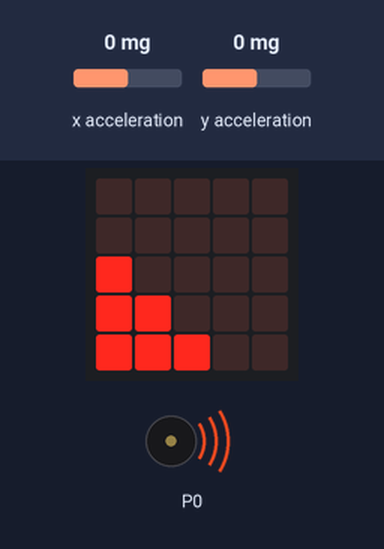
A program run on a simulated BBC micro:bit (MakeCode). Shown: the board's 5×5 LED display, buzzer (waves = sounding). Inputs (shaded band) come from the test bench; at power-on: x acceleration 0 mg, y acceleration 0 mg. Random numbers come from a fixed seed; the run ends where the board's game-over animation would start. At 13.2 s the program stops and its outputs stay as they are.

Above: at 0.1 s.
At 3.1 s:
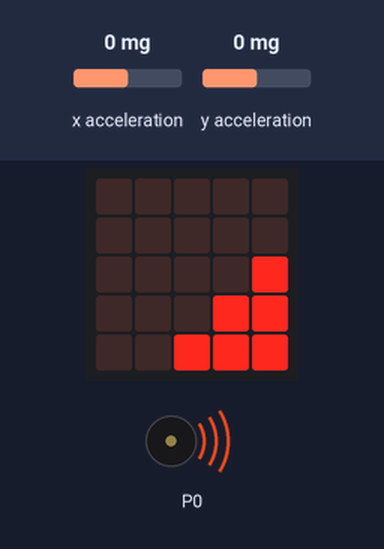
At 6.1 s:
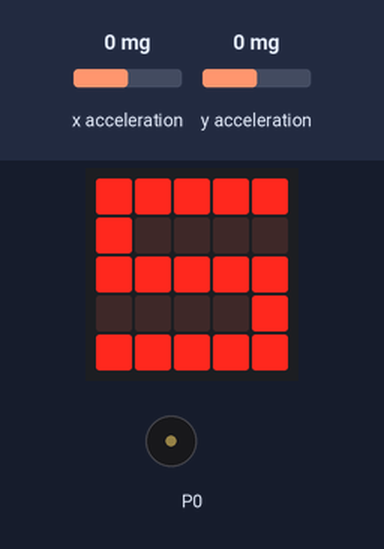
At 10.7 s:
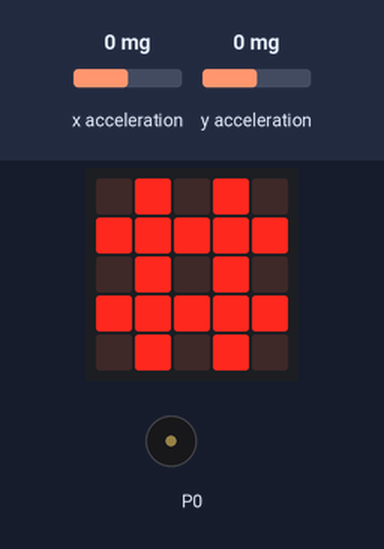
Timing chart, 0 to 14.4 s (numbered marks = the images above):
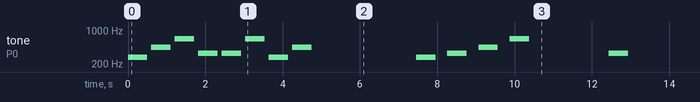

Measured:
- by itself, tone on P0: plays 277 Hz for 0.50 s, 440 Hz for 0.50 s, 659 Hz for 0.50 s, 330 Hz for 0.50 s, 330 Hz for 0.50 s, 659 Hz for 0.50 s … (13 notes in this stretch)
- what the display in image 1 shows lasts 0.6 s, from 3.0 s to 3.6 s
- what the display in image 2 shows lasts 1.4 s, from 6.1 s to 7.5 s

The program:

main.ts
```typescript
function introducao () {
    for (let index = 0; index < 2; index++) {
        criar_sequencia()
        for (let índice = 0; índice <= 3; índice++) {
            ativar_leds(sequencia[índice], 10)
        }
    }
    basic.showLeds(`
        # # . # #
        # # . # #
        . . . . .
        # . . . #
        . # # # .
        `)
    basic.showLeds(`
        # # . . .
        # # . # #
        . . . . .
        # . . . #
        . # # # .
        `)
    basic.showLeds(`
        # # . # #
        # # . # #
        . . . . .
        # . . . #
        . # # # .
        `)
    basic.clearScreen()
}
function criar_sequencia () {
    direcao = [
    "N",
    "O",
    "S",
    "L"
    ]
    temporaria = []
    sequencia = []
    for (let índice = 0; índice <= direcao.length - 1; índice++) {
        temporaria.push(direcao[índice])
    }
    for (let index = 0; index < 4; index++) {
        posicao = randint(0, temporaria.length - 1)
        sequencia.unshift(temporaria[posicao])
        temporaria.removeAt(posicao)
    }
}
function ativar_leds (seta: string, tempo_exposicao: number) {
    brilho = 9
    while (brilho > -1) {
        if (seta == "N") {
            led.plotBrightness(2, 0, Math.map(brilho, 0, 9, 0, 255))
            led.plotBrightness(3, 0, Math.map(brilho, 0, 9, 0, 255))
            led.plotBrightness(4, 0, Math.map(brilho, 0, 9, 0, 255))
            led.plotBrightness(3, 1, Math.map(brilho, 0, 9, 0, 255))
            led.plotBrightness(4, 1, Math.map(brilho, 0, 9, 0, 255))
            led.plotBrightness(4, 2, Math.map(brilho, 0, 9, 0, 255))
            if (brilho == 9) {
                music.playTone(440, music.beat(BeatFraction.Whole))
            }
        }
        if (seta == "L") {
            led.plotBrightness(4, 2, Math.map(brilho, 0, 9, 0, 255))
            led.plotBrightness(3, 3, Math.map(brilho, 0, 9, 0, 255))
            led.plotBrightness(4, 3, Math.map(brilho, 0, 9, 0, 255))
            led.plotBrightness(2, 4, Math.map(brilho, 0, 9, 0, 255))
            led.plotBrightness(3, 4, Math.map(brilho, 0, 9, 0, 255))
            led.plotBrightness(4, 4, Math.map(brilho, 0, 9, 0, 255))
            if (brilho == 9) {
                music.playTone(659, music.beat(BeatFraction.Whole))
            }
        }
        if (seta == "S") {
            led.plotBrightness(0, 2, Math.map(brilho, 0, 9, 0, 255))
            led.plotBrightness(0, 3, Math.map(brilho, 0, 9, 0, 255))
            led.plotBrightness(1, 3, Math.map(brilho, 0, 9, 0, 255))
            led.plotBrightness(0, 4, Math.map(brilho, 0, 9, 0, 255))
            led.plotBrightness(1, 4, Math.map(brilho, 0, 9, 0, 255))
            led.plotBrightness(2, 4, Math.map(brilho, 0, 9, 0, 255))
            if (brilho == 9) {
                music.playTone(277, music.beat(BeatFraction.Whole))
            }
        }
        if (seta == "O") {
            led.plotBrightness(0, 0, Math.map(brilho, 0, 9, 0, 255))
            led.plotBrightness(0, 1, Math.map(brilho, 0, 9, 0, 255))
            led.plotBrightness(0, 2, Math.map(brilho, 0, 9, 0, 255))
            led.plotBrightness(1, 0, Math.map(brilho, 0, 9, 0, 255))
            led.plotBrightness(1, 1, Math.map(brilho, 0, 9, 0, 255))
            led.plotBrightness(2, 0, Math.map(brilho, 0, 9, 0, 255))
            if (brilho == 9) {
                music.playTone(330, music.beat(BeatFraction.Whole))
            }
        }
        brilho += -1
        basic.pause(tempo_exposicao)
    }
}
let opcao_jogador = ""
let brilho = 0
let posicao = 0
let temporaria: string[] = []
let direcao: string[] = []
let sequencia: string[] = []
let velocidade = 30
game.setScore(0)
introducao()
criar_sequencia()
basic.forever(function () {
    while (!(game.isGameOver())) {
        basic.clearScreen()
        basic.showLeds(`
            # # # # #
            # . . . .
            # # # # #
            . . . . #
            # # # # #
            `)
        basic.pause(1000)
        basic.clearScreen()
        for (let índice = 0; índice <= sequencia.length - 1; índice++) {
            ativar_leds(sequencia[índice], velocidade)
        }
        basic.showString("#")
        basic.pause(1000)
        basic.clearScreen()
        for (let índice = 0; índice <= sequencia.length - 1; índice++) {
            opcao_jogador = "#"
            while (opcao_jogador == "#") {
                if (input.acceleration(Dimension.Y) < 40 && input.acceleration(Dimension.X) > 40) {
                    opcao_jogador = "N"
                }
                if (input.acceleration(Dimension.Y) > 40 && input.acceleration(Dimension.X) > 40) {
                    opcao_jogador = "L"
                }
                if (input.acceleration(Dimension.Y) > 40 && input.acceleration(Dimension.X) < 40) {
                    opcao_jogador = "S"
                }
                if (input.acceleration(Dimension.Y) < 40 && input.acceleration(Dimension.X) < 40) {
                    opcao_jogador = "O"
                }
                ativar_leds(opcao_jogador, velocidade)
            }
            if (opcao_jogador != sequencia[índice]) {
                game.gameOver()
            }
        }
        velocidade += -2
        game.addScore(1)
        sequencia.push(direcao[randint(0, 3)])
        basic.pause(500)
    }
})
```

test.ts
```typescript
// testes vão aqui; isto não será compilado quando este pacote for usado como uma extensão.
```
